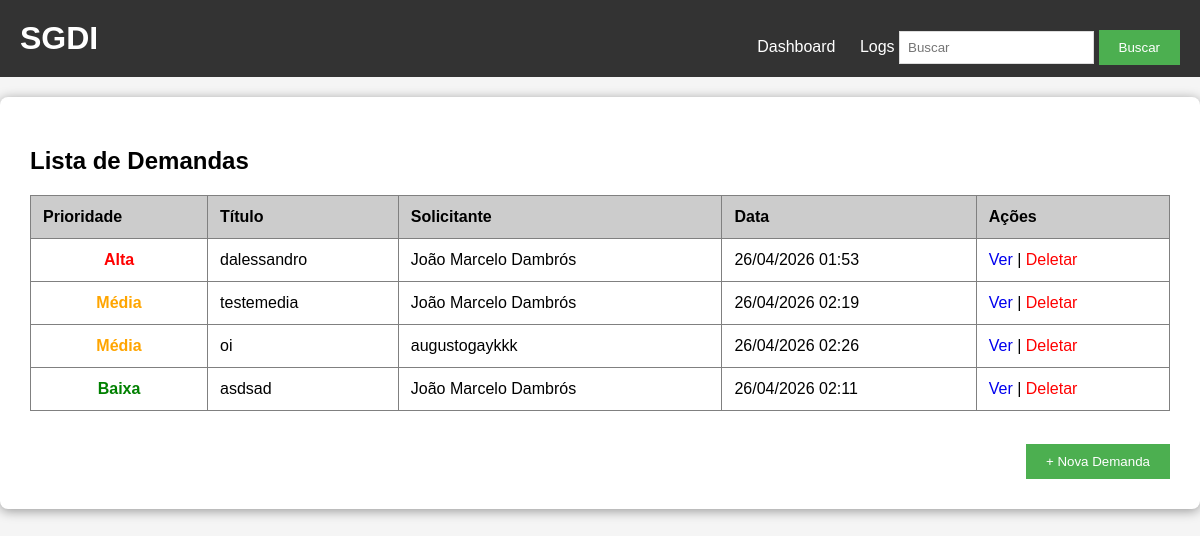
The app's page / (signed in), older data.
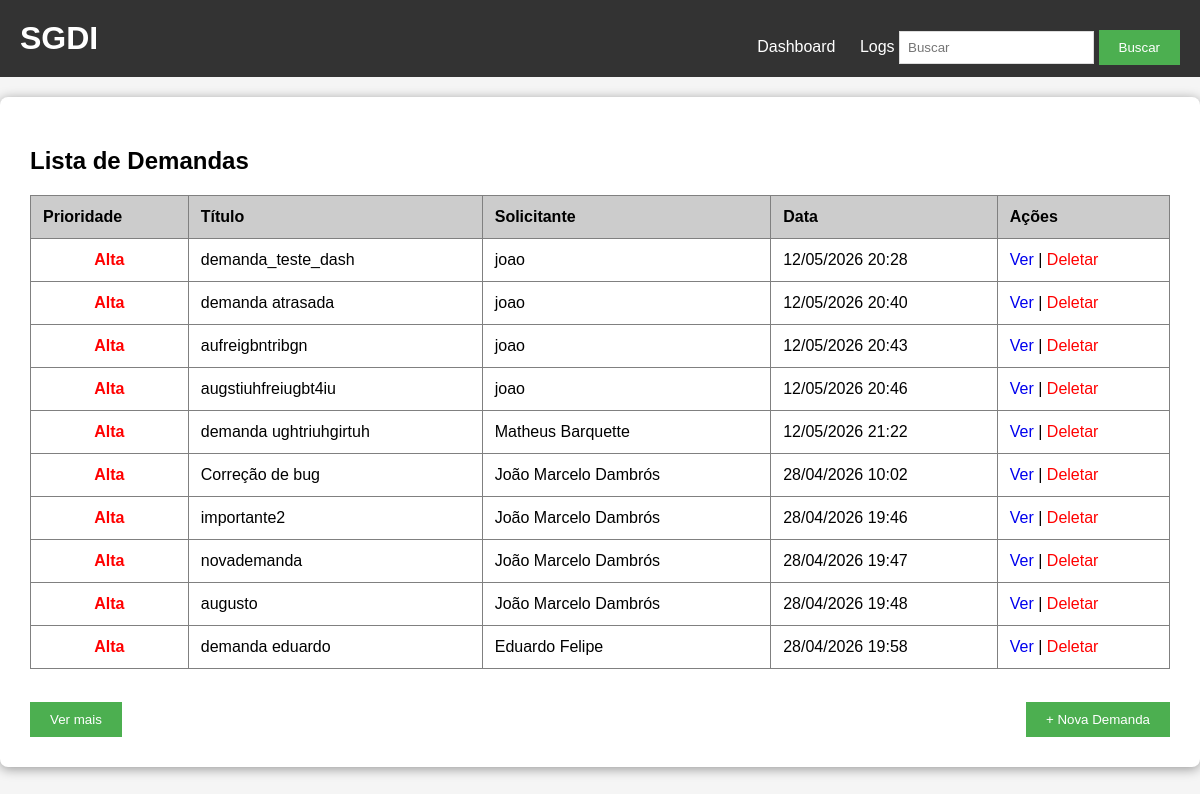
The same page, newer data.
### tables this page shows
CREATE TABLE demandas (
        id INTEGER PRIMARY KEY AUTOINCREMENT,
        titulo TEXT,
        descricao TEXT,
        solicitante TEXT,
        data_criacao TEXT,
        id_prioridade INTEGER, status TEXT DEFAULT 'Aberta', prazo TEXT,
        FOREIGN KEY (id_prioridade) REFERENCES prioridades(id)
    );

CREATE TABLE prioridades (
        id INTEGER PRIMARY KEY AUTOINCREMENT,
        peso INTEGER,
        valor TEXT
    );

### app.py (the view)
@app.route('/')
@login_required
def index():
    conn = get_db()
    query = '''
        SELECT d.*, p.valor as prioridade_nome
        FROM demandas d
        LEFT JOIN prioridades p ON d.id_prioridade = p.id
        ORDER BY p.peso DESC, d.data_criacao ASC
        LIMIT 10
    '''
    demandas = conn.execute(query).fetchall()
    total = conn.execute('SELECT COUNT(*) FROM demandas').fetchone()[0]
    conn.close()
    return render_template('index.html', demandas=demandas, total=total, offset=10)

### app.py (called while the page is built)
def get_db():
    conn = sqlite3.connect('demandas.db')
    conn.row_factory = sqlite3.Row
    return conn

def login_required(f):
    @wraps(f)
    def decorated(*args, **kwargs):
        if 'user_id' not in session:
            flash('Faça login para continuar.', 'warning')
            return redirect(url_for('auth.login'))
        return f(*args, **kwargs)
    return decorated

### templates/index.html (shortened to what this page needs)
{% extends "base.html" %}
{% block content %}
<h2>Lista de Demandas</h2>
<table border="1" cellpadding="10" cellspacing="0" width="100%" id="tabela-demandas">
    <thead>
        <tr bgcolor="#cccccc">
            <th>Prioridade</th>
            <th>Título</th>
            <th>Solicitante</th>
            <th>Data</th>
            <th>Ações</th>
        </tr>
    </thead>
    <tbody id="corpo-tabela">
        {% for demanda in demandas %}
        <tr>
            <td align="center">
                {% if demanda['prioridade_nome'] == 'Alta' %}
                    <b style="color:red;">{{ demanda['prioridade_nome'] }}</b>
                {% elif demanda['prioridade_nome'] == 'Média' %}
                    <b style="color:orange;">{{ demanda['prioridade_nome'] }}</b>
                {% else %}
                    <b style="color:green;">{{ demanda['prioridade_nome'] }}</b>
                {% endif %}
            </td>
            <td>{{ demanda['titulo'] }}</td>
            <td>{{ demanda['solicitante'] }}</td>
            <td>{{ demanda['data_criacao'] }}</td>
            <td>
                <a href="/detalhes/{{ demanda['id'] }}">Ver</a> |
                <a href="/deletar/{{ demanda['id'] }}" style="color:red;" onclick="return confirm('Excluir esta demanda?')">Deletar</a>
            </td>
        </tr>
        {% endfor %}
    </tbody>
</table>
<br>
<div style="display: flex; justify-content: space-between; align-items: center; margin-top: 15px;">
    {% if offset < total %}
    <button id="btn-ver-mais" onclick="verMais({{ offset }}, {{ total }})">Ver mais</button>
    {% else %}
    <span></span>
    {% endif %}
    <a href = "/nova_demanda"> <button>+ Nova Demanda</button> </a>
</div>
{% endblock %}

### templates/base.html (shortened to what this page needs)
<!DOCTYPE html>
<html>
<head>
    <link rel="stylesheet" href="{{ url_for('static', filename='style.css') }}">
</head>
<body>
    <div class="header">
<a href="/" style="text-decoration: none; color: white;"><h1>SGDI</h1></a>        <div class="menu">
        <a href="/dashboard">Dashboard</a>
        <a href="/logs">Logs</a>
            <form action="/buscar" method="GET" style="display:inline;">
                <input type="text" name="q" placeholder="Buscar">
                <button type="submit">Buscar</button>
            </form>
        </div>
    </div>
    <div class="container">
        {% block content %}{% endblock %}
    </div>
</body>
</html>

### static/style.css (style rules this page uses)
body { font-family: Arial, sans-serif; background-color: #f5f5f5; padding: 0; margin: 0; }
.header { background-color: #333; color: white; padding: 20px; }
.header h1 { margin: 0; display: inline-block; }
.menu { float: right; margin-top: 10px; }
.menu a { color: white; text-decoration: none; margin-left: 20px; }
.container { max-width: 1200px; margin: 20px auto; background: white; padding: 30px; box-shadow: 0 2px 12px rgba(0,0,0,0.39); border-radius: 8px; }
button { background-color: #4CAF50; color: white; padding: 10px 20px; border: none; cursor: pointer; }
table { border-collapse: collapse; }
th { text-align: left; padding: 12px; }
td { padding: 12px; }
table a { text-decoration: none; }
input[type="text"], textarea { padding: 8px; border: 1px solid #ddd; }

### templates/base.html (style rules this page uses)
body { margin: 0; }

Row changes from the older to the newer data that the page shows:
removed demandas: prioridade_nome "Alta", titulo "dalessandro", solicitante "João Marcelo Dambrós", data_criacao "26/04/2026 01:53"
removed demandas: prioridade_nome "Média", titulo "testemedia", solicitante "João Marcelo Dambrós", data_criacao "26/04/2026 02:19"
removed demandas: prioridade_nome "Média", titulo "oi", solicitante "augustogaykkk", data_criacao "26/04/2026 02:26"
removed demandas: prioridade_nome "Baixa", titulo "asdsad", solicitante "João Marcelo Dambrós", data_criacao "26/04/2026 02:11"
added demandas: prioridade_nome "Alta", titulo "demanda_teste_dash", solicitante "joao", data_criacao "12/05/2026 20:28"
added demandas: prioridade_nome "Alta", titulo "demanda atrasada", solicitante "joao", data_criacao "12/05/2026 20:40"
added demandas: prioridade_nome "Alta", titulo "aufreigbntribgn", solicitante "joao", data_criacao "12/05/2026 20:43"
added demandas: prioridade_nome "Alta", titulo "augstiuhfreiugbt4iu", solicitante "joao", data_criacao "12/05/2026 20:46"
added demandas: prioridade_nome "Alta", titulo "demanda ughtriuhgirtuh", solicitante "Matheus Barquette", data_criacao "12/05/2026 21:22"
added demandas: prioridade_nome "Alta", titulo "Correção de bug", solicitante "João Marcelo Dambrós", data_criacao "28/04/2026 10:02"
added demandas: prioridade_nome "Alta", titulo "importante2", solicitante "João Marcelo Dambrós", data_criacao "28/04/2026 19:46"
added demandas: prioridade_nome "Alta", titulo "novademanda", solicitante "João Marcelo Dambrós", data_criacao "28/04/2026 19:47"
added demandas: prioridade_nome "Alta", titulo "augusto", solicitante "João Marcelo Dambrós", data_criacao "28/04/2026 19:48"
added demandas: prioridade_nome "Alta", titulo "demanda eduardo", solicitante "Eduardo Felipe", data_criacao "28/04/2026 19:58"
Text that changed along with them:
text now shown: "Ver mais"
